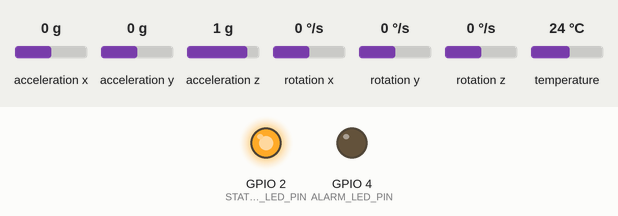
Recording of a sketch running on a simulated ESP32. Shown: output pins drawn as LEDs (lit = HIGH). Inputs (shaded band) come from the test bench; at power-on: acceleration x 0 g, acceleration y 0 g, acceleration z 1 g, rotation x 0 °/s, rotation y 0 °/s, rotation z 0 °/s, temperature 24 °C. WiFi joins after 1.5 s; servers stay silent unless stated; random numbers use the default seed unless the sketch sets one; no MQTT or app messages arrive unless stated; what the sketch prints to the serial monitor is not drawn.

Above: at 2.8 s.
2.9 s: acceleration x set to -0.5 g
7.5 s: acceleration x set to -0.8 g
At 15.4 s:
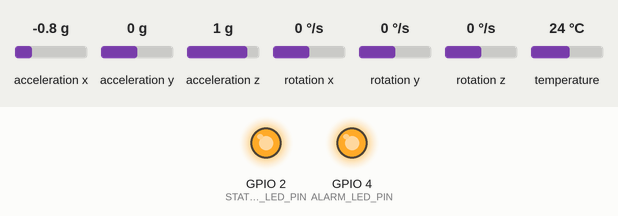
15.5 s: acceleration x set to 0 g
At 19.2 s:
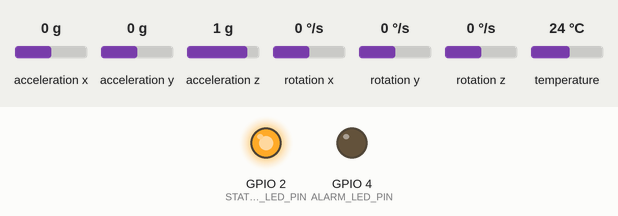
19.6 s: acceleration x set to -1.4 g
At 21.7 s:
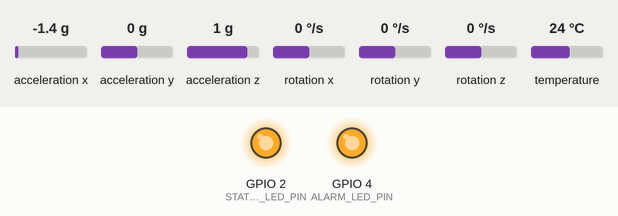
Timing chart, 0 to 23.2 s (numbered marks = the images above; inputs shaded):
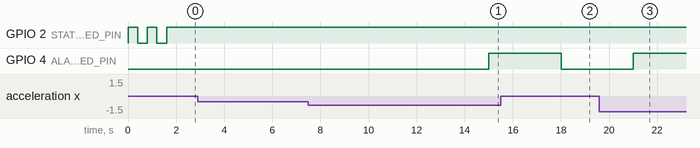

Measured:
- the behaviour switches between -0.6 and -0.7 g on acceleration x (found by bisection; images 0 and 1)
- after the input at 2.9 s, every drawn part: stays the same
- after the input at 7.5 s, GPIO 4 (ALARM_LED_PIN): LOW → HIGH after 7.5 s
- after the input at 15.5 s, GPIO 4 (ALARM_LED_PIN): HIGH → LOW after 2.5 s
- after the input at 19.6 s, GPIO 4 (ALARM_LED_PIN): LOW → HIGH after 1.4 s

The sketch:

esp32_firmware.ino
```cpp
/*
 * FactoryTwin  - ESP32 Industrial Edge Telemetry Firmware
 * Target: ESP32 DevKit V1 (30-pin / 38-pin)
 * Sensors: MPU-6050 6-Axis IMU (I2C) & Internal / DS18B20 Temperature
 * Dual Transport Support:
 *   1. MQTT: Publishes JSON to HiveMQ Cloud TLS (Port 8883) or Local Mosquitto
 *   2. HTTP REST: Direct HTTP POST to http://<server_ip>:5000/api/esp32/telemetry
 *
 * Required Arduino Libraries:
 *   - PubSubClient (by Nick O'Leary)
 *   - ArduinoJson (by Benoit Blanchon, v6 or v7)
 *   - Adafruit MPU6050 & Adafruit Sensor
 *   - WiFiClientSecure & HTTPClient (Built-in ESP32 core)
 */

#include <WiFi.h>
#include <WiFiClientSecure.h>
#include <PubSubClient.h>
#include <HTTPClient.h>
#include <ArduinoJson.h>
#include <Wire.h>
#include <Adafruit_MPU6050.h>
#include <Adafruit_Sensor.h>

// ============================================================================
// NETWORK CONFIGURATION
// ============================================================================
const char* WIFI_SSID     = "YOUR_WIFI_SSID";
const char* WIFI_PASSWORD = "YOUR_WIFI_PASSWORD";

// Select Primary Transport Protocol:
// Set USE_MQTT to true for HiveMQ Cloud MQTT, or false for Direct HTTP REST POST
#define USE_MQTT true

// MQTT Configuration (When USE_MQTT is true)
const char* MQTT_BROKER   = "your-cluster-url.s1.eu.hivemq.cloud";
const int   MQTT_PORT     = 8883; // 8883 for TLS, 1883 for Non-TLS
const char* MQTT_USER     = "hivemq_device_user";
const char* MQTT_PASS     = "hivemq_device_pass";
const char* PUB_TOPIC     = "factory/machines/Motor/telemetry";
const char* CLIENT_ID     = "ESP32_EdgeNode_Motor";

// HTTP REST Configuration (When USE_MQTT is false or as fallback)
// Replace with the IP address of your Windows PC running app.py
const char* HTTP_REST_URL = "http://192.168.1.8:5000/api/esp32/telemetry";

const char* MACHINE_ID    = "Motor";

// ============================================================================
// HARDWARE PIN DEFINITIONS
// ============================================================================
#define I2C_SDA_PIN      21
#define I2C_SCL_PIN      22
#define STATUS_LED_PIN   2   // Onboard Blue LED for WiFi status
#define ALARM_LED_PIN    4   // External Red Indicator for Edge Thresholds

// Operating Thresholds (Edge Pre-Alert)
const float EDGE_MAX_VIB_MMS = 4.5;
const float EDGE_MAX_TEMP_C  = 85.0;

// Sensor & Network Objects
Adafruit_MPU6050 mpu;
WiFiClientSecure espClient;
PubSubClient mqttClient(espClient);

// Moving Average Filter Window for Vibration
const int FILTER_WINDOW_SIZE = 15;
float vibFilterBuffer[FILTER_WINDOW_SIZE];
int filterIndex = 0;
bool bufferFilled = false;

// Telemetry State
unsigned long lastPublishEpoch = 0;
const unsigned long PUBLISH_INTERVAL_MS = 3000;
long productionCounter = 0;

// ============================================================================
// SENSOR FILTERING & VIBRATION RMS COMPUTATION (ISO 10816)
// ============================================================================
float computeFilteredVibration(float rawAccelerationG) {
  // Convert acceleration in G to vibration velocity estimate in mm/s:
  // V_rms ≈ (a_peak * 9806.65) / (2 * pi * f_dominant * sqrt(2))
  float instantVib_mms = (rawAccelerationG * 9.80665) / (2.0 * 3.14159 * 50.0) * 1000.0 * 0.707;
  if (instantVib_mms < 0) instantVib_mms = -instantVib_mms;

  vibFilterBuffer[filterIndex] = instantVib_mms;
  filterIndex = (filterIndex + 1) % FILTER_WINDOW_SIZE;
  if (filterIndex == 0) bufferFilled = true;

  int count = bufferFilled ? FILTER_WINDOW_SIZE : filterIndex;
  float sum = 0.0;
  for (int i = 0; i < count; i++) {
    sum += vibFilterBuffer[i];
  }
  return sum / count;
}

// ============================================================================
// WIFI & CONNECTION MANAGEMENT
// ============================================================================
void connectWiFi() {
  Serial.print("[WiFi] Connecting to: ");
  Serial.println(WIFI_SSID);
  WiFi.mode(WIFI_STA);
  WiFi.begin(WIFI_SSID, WIFI_PASSWORD);

  while (WiFi.status() != WL_CONNECTED) {
    digitalWrite(STATUS_LED_PIN, !digitalRead(STATUS_LED_PIN));
    delay(400);
    Serial.print(".");
  }
  digitalWrite(STATUS_LED_PIN, HIGH);
  Serial.println("\n[WiFi] Connected successfully. IP: " + WiFi.localIP().toString());
}

void reconnectMQTT() {
  while (!mqttClient.connected()) {
    Serial.print("[MQTT] Connecting to broker ");
    Serial.print(MQTT_BROKER);
    Serial.print("...");

    if (mqttClient.connect(CLIENT_ID, MQTT_USER, MQTT_PASS)) {
      Serial.println(" Connected!");
      digitalWrite(STATUS_LED_PIN, HIGH);
    } else {
      Serial.print(" Failed (rc=");
      Serial.print(mqttClient.state());
      Serial.println("). Retrying in 4 seconds...");
      digitalWrite(STATUS_LED_PIN, LOW);
      delay(4000);
    }
  }
}

// ============================================================================
// MAIN ARDUINO SETUP
// ============================================================================
void setup() {
  Serial.begin(115200);
  pinMode(STATUS_LED_PIN, OUTPUT);
  pinMode(ALARM_LED_PIN, OUTPUT);
  digitalWrite(STATUS_LED_PIN, LOW);
  digitalWrite(ALARM_LED_PIN, LOW);

  // Initialize I2C and MPU6050
  Wire.begin(I2C_SDA_PIN, I2C_SCL_PIN);
  if (!mpu.begin(0x68, &Wire)) {
    Serial.println("[WARN] MPU-6050 not detected at 0x68. Check SDA=GPIO21, SCL=GPIO22.");
  } else {
    Serial.println("[OK] MPU-6050 6-Axis IMU Initialized.");
    mpu.setAccelerometerRange(MPU6050_RANGE_4_G);
    mpu.setFilterBandwidth(MPU6050_BAND_21_HZ);
  }

#if USE_MQTT
  espClient.setInsecure(); // Prototyping TLS skip
  mqttClient.setServer(MQTT_BROKER, MQTT_PORT);
#endif

  connectWiFi();
}

// ============================================================================
// MAIN ARDUINO LOOP
// ============================================================================
void loop() {
  if (WiFi.status() != WL_CONNECTED) {
    connectWiFi();
  }

#if USE_MQTT
  if (!mqttClient.connected()) {
    reconnectMQTT();
  }
  mqttClient.loop();
#endif

  unsigned long currentMillis = millis();
  if (currentMillis - lastPublishEpoch >= PUBLISH_INTERVAL_MS) {
    lastPublishEpoch = currentMillis;

    // Read MPU6050 Acceleration
    sensors_event_t a, g, temp_event;
    float rawAccMag = 0.0;
    float chipTemp = 45.0;

    if (mpu.getEvent(&a, &g, &temp_event)) {
      float totalG = sqrt(sq(a.acceleration.x) + sq(a.acceleration.y) + sq(a.acceleration.z)) / 9.80665;
      rawAccMag = abs(totalG - 1.0); // Remove static 1G gravity
      chipTemp = temp_event.temperature;
    } else {
      rawAccMag = 0.08 + (random(0, 40) / 1000.0);
      chipTemp = 62.0 + (random(0, 50) / 10.0);
    }

    float vibrationMMS = computeFilteredVibration(rawAccMag);
    float motorRPM = 1745.0 + random(-15, 15);
    float motorLoad = 64.5 + random(-3, 3);
    productionCounter += 5;

    // Edge Threshold Alert Check
    bool isWarning = (vibrationMMS > EDGE_MAX_VIB_MMS) || (chipTemp > EDGE_MAX_TEMP_C);
    digitalWrite(ALARM_LED_PIN, isWarning ? HIGH : LOW);

    // Build JSON Payload
    StaticJsonDocument<384> doc;
    doc["message_id"] = "ESP32-" + String(currentMillis);
    doc["machine_id"] = MACHINE_ID;
    doc["temperature"] = round(chipTemp * 10.0) / 10.0;
    doc["vibration"] = round(vibrationMMS * 100.0) / 100.0;
    doc["speed"] = motorRPM;
    doc["load"] = motorLoad;
    doc["status"] = isWarning ? "WARNING" : "RUNNING";
    doc["production_count"] = productionCounter;
    doc["data_source"] = "ESP32_EDGE";

    char jsonBuffer[384];
    serializeJson(doc, jsonBuffer);

#if USE_MQTT
    // Transport Path A: MQTT Publish
    if (mqttClient.publish(PUB_TOPIC, jsonBuffer, 1)) {
      Serial.print("[MQTT PUB] Sent: ");
      Serial.println(jsonBuffer);
    } else {
      Serial.println("[MQTT ERR] Publish failed.");
    }
#else
    // Transport Path B: Direct HTTP REST POST
    HTTPClient http;
    http.begin(HTTP_REST_URL);
    http.addHeader("Content-Type", "application/json");
    int httpResponseCode = http.POST(jsonBuffer);
    if (httpResponseCode > 0) {
      Serial.printf("[HTTP POST] Code %d: %s\n", httpResponseCode, jsonBuffer);
    } else {
      Serial.printf("[HTTP ERR] Failed, code: %d\n", httpResponseCode);
    }
    http.end();
#endif
  }
}
```
